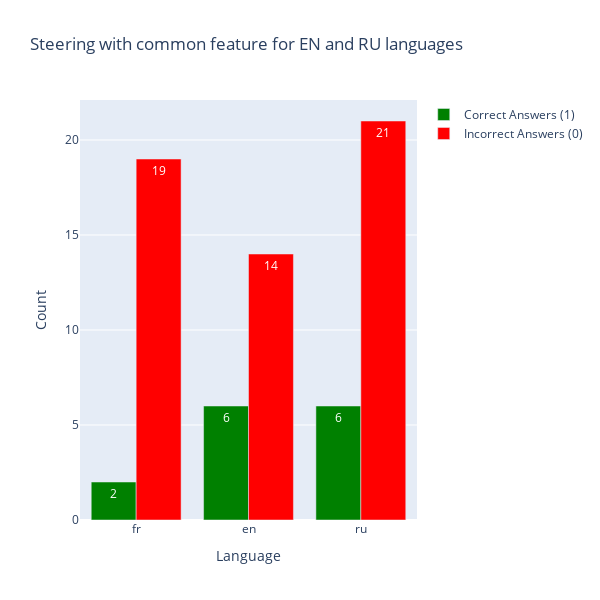

Source (notebook cell):
### Code cell
languages = []
correct_counts = []
incorrect_counts = []

for lang, values in all_language_generatin['common_fr'].items():
    value_counts = Counter(values)
    languages.append(lang)
    correct_counts.append(value_counts[1])
    incorrect_counts.append(value_counts[0])

correct_color = 'green'
incorrect_color = 'red'

fig = go.Figure()

fig.add_trace(go.Bar(
    x=languages,
    y=correct_counts,
    name='Correct Answers (1)',
    text=correct_counts,
    textposition='auto',
    marker=dict(color=correct_color)
))

fig.add_trace(go.Bar(
    x=languages,
    y=incorrect_counts,
    name='Incorrect Answers (0)',
    text=incorrect_counts,
    textposition='auto',
    marker=dict(color=incorrect_color)
))

fig.update_layout(
    title='Steering with common feature for EN and RU languages',
    xaxis_title='Language',
    yaxis_title='Count',
    barmode='group',
    width=600,
    height=600
)

fig.show()

### Figure 1 — Plotly figure (JSON) as saved in the notebook; plotly's stock layout.template omitted (floating-point values rounded to 4 significant figures)
{"data": [{"marker": {"color": "green"}, "name": "Correct Answers (1)", "text": ["2", "6", "6"], "textposition": "auto", "type": "bar", "x": ["fr", "en", "ru"], "y": [2, 6, 6]}, {"marker": {"color": "red"}, "name": "Incorrect Answers (0)", "text": ["19", "14", "21"], "textposition": "auto", "type": "bar", "x": ["fr", "en", "ru"], "y": [19, 14, 21]}], "layout": {"barmode": "group", "height": 600, "title": {"text": "Steering with common feature for EN and RU languages"}, "width": 600, "xaxis": {"title": {"text": "Language"}}, "yaxis": {"title": {"text": "Count"}}}}
